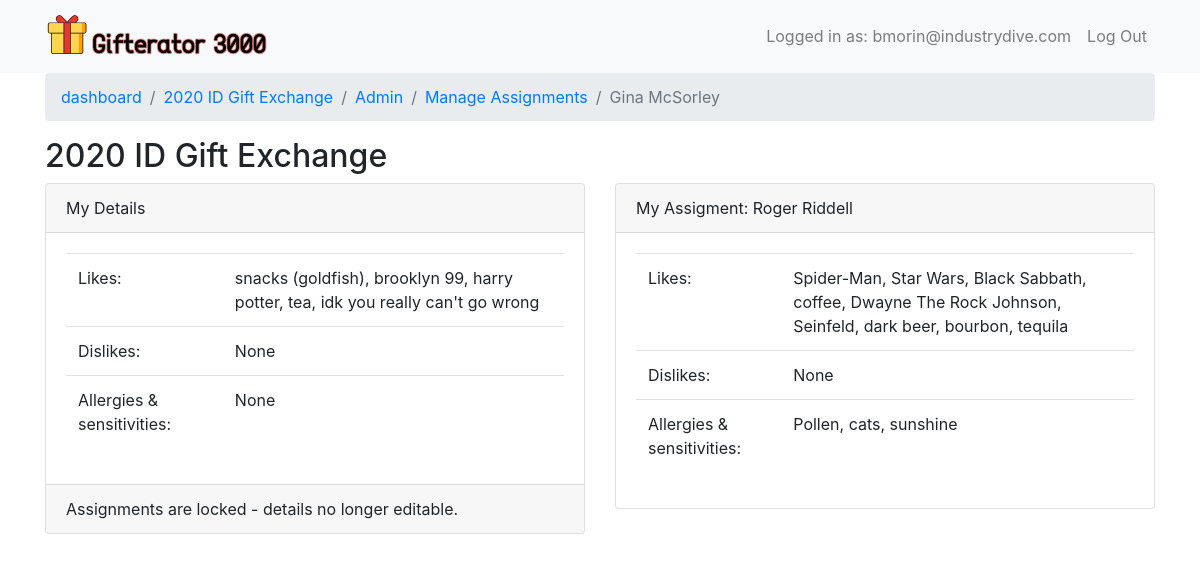
/giftexchange/1/userdetails/2/ (signed in), run on the app's committed database.
### giftexchange/models.py (models this page shows, shortened)
class GiftExchange(models.Model):
	title = models.CharField(max_length=300, unique=True)
	date = models.DateField(blank=True, null=True)
	location = models.CharField(max_length=500)
	description = models.TextField(blank=True, null=True)
	spending_limit = models.IntegerField(default=0)
	admin_appuser = models.ManyToManyField(AppUser)
	assignments_locked = models.BooleanField(default=False)
	def get_assignment(self, giver_appuser):
		giver_participant = Participant.objects.get(giftexchange=self, appuser=giver_appuser)
		return ExchangeAssignment.objects.filter(giftexchange=self, giver=giver_participant).first().reciever

class Participant(models.Model):
	appuser = models.ForeignKey(AppUser, on_delete=models.CASCADE)
	giftexchange = models.ForeignKey(GiftExchange, on_delete=models.CASCADE)
	likes = models.TextField(blank=True, null=True)
	dislikes = models.TextField(blank=True, null=True)
	allergies_sensitivities = models.TextField(blank=True, null=True)

class AppUser(models.Model):
	djangouser = models.OneToOneField(User, on_delete=models.CASCADE)
	needs_password_reset = models.BooleanField(default=True)
	default_likes = models.TextField(blank=True, null=True)
	default_dislikes = models.TextField(blank=True, null=True)
	default_allergies_sensitivities = models.TextField(blank=True, null=True)
	def exchange_participant(self, giftexchange):
		participant_exists = Participant.objects.filter(appuser=self, giftexchange=giftexchange).exists()
		if participant_exists:
			return Participant.objects.get(appuser=self, giftexchange=giftexchange)
		return False
	@classmethod
	def get(cls, djangouser):
		return cls.objects.get(djangouser=djangouser)

### giftexchange/views.py (the view)
# urls.py: path('giftexchange/<int:giftexchange_id>/', views.GiftExchangeDetail.as_view(), name='giftexchange_detail'),
class GiftExchangeDetail(GiftExchangeView):
	def get(self, request, *args, **kwargs):
		if not kwargs.get('appuser_id'):
			appuser = AppUser.get(djangouser=request.user)
			giftexchange, participant_details = self._get_participant_and_exchange(appuser, self.giftexchange_id)
			breadcrumbs = [
				('dashboard', reverse('dashboard')),
				(self.giftexchange.title, None)
			]
		else:
			if not self.is_admin:
				return Http404('User not an admin on this exchange')
			appuser = AppUser.objects.get(pk=kwargs.get('appuser_id'))
			giftexchange, participant_details = self._get_participant_and_exchange(appuser, self.giftexchange_id)
			breadcrumbs = [
				('dashboard', reverse('dashboard')),
				(self.giftexchange.title, reverse('giftexchange_detail', kwargs={'giftexchange_id': self.giftexchange_id})),
				('Admin', reverse('giftexchange_manage_dashboard', kwargs={'giftexchange_id': self.giftexchange_id})),
				('Manage Assignments', reverse('giftexchange_manage_assignments', kwargs={'giftexchange_id': self.giftexchange_id})),
				('{} {}'.format(appuser.djangouser.first_name, appuser.djangouser.last_name), None)
			]
		assignment_details = None
		if self.giftexchange.assignments_locked:
			assignment_details = giftexchange.get_assignment(appuser)
		template = loader.get_template('giftexchange/giftexchange_detail.html')
		context = {
			'breadcrumbs': breadcrumbs,
			'admin_user': self.is_admin,
			'appuser': appuser,
			'participant_details': participant_details,
			'assignment_details': assignment_details,
			'giftexchange': giftexchange
		}
		return HttpResponse(template.render(context, request))

### giftexchange/views.py (called while the page is built)
	def _get_participant_and_exchange(self, appuser, giftexchange_id):
		giftexchange = None
		participant_details = None
		giftexchange = GiftExchange.objects.filter(pk=giftexchange_id).first()
		if giftexchange:
			participant_details = appuser.exchange_participant(giftexchange)
		return giftexchange, participant_details

	def setup(self, request, *args, **kwargs):
		super(AuthenticatedView, self).setup(request, *args, **kwargs)
		if not self.request.user.is_authenticated:
			raise Http404('Login Required')
		self.giftexchange = None
		self.is_admin = False
		self.djangouser = request.user
		self.appuser = AppUser.get(djangouser=self.djangouser)
		if 'giftexchange_id' in kwargs:
			self.giftexchange = GiftExchange.objects.filter(pk=kwargs['giftexchange_id']).first()
			self.giftexchange_id = self.giftexchange.pk

	def setup(self, request, *args, **kwargs):
		super(GiftExchangeView, self).setup(request, *args, **kwargs)
		if not self.giftexchange:
			return Http404('Gift exchange not found')
		else:
			self.participant_details = self.appuser.exchange_participant(self.giftexchange)
		if not self.participant_details:
			return Http404('User not a participant on this exchange')
		if self.giftexchange:
			self.is_admin = self.appuser in self.giftexchange.admin_appuser.all()

### giftexchange/templates/giftexchange/giftexchange_detail.html (shortened to what this page needs)
{% extends 'giftexchange/base.html' %}
{% block page_content %}
	<h2>{{giftexchange.title}}</h2>
<div class="row">
	<div class="col-6">
	<div class="card">
		<div class="card-header">
	    	My Details
	  </div>
	  <div class="card-body">
	  		<table class="table">
	  			<tr>
	  				<td>Likes: </td>
	  				<td>{{participant_details.likes}}</td>
	  			</tr>
	  			<tr>
	  				<td>Dislikes: </td>
	  				<td>{{participant_details.dislikes}}</td>
	  			</tr>
	  			<tr>
	  				<td>Allergies & sensitivities: </td>
	  				<td>{{participant_details.allergies_sensitivities}}</td>
	  			</tr>
	  		</table>
	  </div>
	  <div class="card-footer">
	  	{% if not giftexchange.assignments_locked %}
			<a href="{% url 'giftexchange_detail_edit' giftexchange_id=giftexchange.pk %}"><button class="btn btn-primary">Edit</button></a>
		{% else %}
			Assignments are locked - details no longer editable.
		{% endif %}
	  </div>
	</div>
	</div>
	{% if giftexchange.assignments_locked %}
		<div class="col-6">
			<div class="card">
				<div class="card-header">
		    		My Assigment: {{assignment_details.appuser.djangouser.first_name}} {{assignment_details.appuser.djangouser.last_name}}
		  		</div>
			  <div class="card-body">
			  		<table class="table">
			  			<tr>
			  				<td>Likes: </td>
			  				<td>{{assignment_details.likes}}</td>
			  			</tr>
			  			<tr>
			  				<td>Dislikes: </td>
			  				<td>{{assignment_details.dislikes}}</td>
			  			</tr>
			  			<tr>
			  				<td>Allergies & sensitivities: </td>
			  				<td>{{assignment_details.allergies_sensitivities}}</td>
			  			</tr>
			  		</table>
			  </div>
			</div>
		</div>
		</div>
	{% endif %}
</div>
{% endblock %}

### giftexchange/templates/giftexchange/base.html (shortened to what this page needs)
{% load static %}
<!DOCTYPE html>
<html lang="en">
<head>
	<link href="{% static 'bootstrap/css/bootstrap.min.css' %}" rel="stylesheet">
	<link href= 'https://ajax.googleapis.com/ajax/libs/jqueryui/1.12.1/themes/ui-lightness/jquery-ui.css' rel='stylesheet'>
</head>
<body>
	{% block header_nav %}
		<nav class="navbar navbar-expand-sm bg-light navbar-light">
			<div class="container">
				<a class="navbar-brand float-left" href="{% url 'dashboard' %}">
					<img class="d-inline-block align-top" src="{% static 'site-images/gifterator-icon.png' %}" width="225px"/>
				</a>
				<ul class="navbar-nav">
					{% if request.user.is_authenticated %}
						<li class="nav-item">
							<a href="{% url 'profile' %}" class="nav-link">Logged in as: {{request.user.username}}</a>
						</li>
						<li class="nav-item">
							<a class="nav-link" href="{% url 'logout' %}">Log Out</a>
						</li>
					{% else %}
						<li class="nav-item">
							<a class="nav-link" href="{% url 'login' %}">Log In</a>
						</li>
					{% endif %}
				</ul>
			</div>
		</nav>
	{% endblock %}
	{% if breadcrumbs %}
		<div class="container">
			<nav aria-label="breadcrumb">
			  <ol class="breadcrumb">
			  	{% for title, link in breadcrumbs %}
					{% if link %}
						<li class="breadcrumb-item"><a href="{{link}}">{{title}}</a></li>
					{% else %}
						<li class="breadcrumb-item active">{{title}}</li>
					{% endif %}
				{% endfor %}
			  </ol>
			</nav>
		</div>
	{% endif %}
	<div class="container">
		<div id="main-content">
				{% block page_content %}{% endblock %}
		</div>
</body>

### data on the page
GiftExchange: breadcrumbs "2020 ID Gift Exchange", title "2020 ID Gift Exchange"
Participant: likes "snacks (goldfish), brooklyn 99, harry potter, tea, idk you really can't go wrong", dislikes "None", allergies_sensitivities "None"
Participant: appuser.djangouser.first_name "Roger", appuser.djangouser.last_name "Riddell", likes "Spider-Man, Star Wars, Black Sabbath, coffee, Dwayne The Rock Johnson, Seinfeld, dark beer, bourbon, tequila", dislikes "None", allergies_sensitivities "Pollen, cats, sunshine"

### other printed values
{{ request.user.username }} "bmorin@industrydive.com"
{{ title }} "dashboard" "Admin" "Manage Assignments"
{{ title }} "Gina McSorley"
